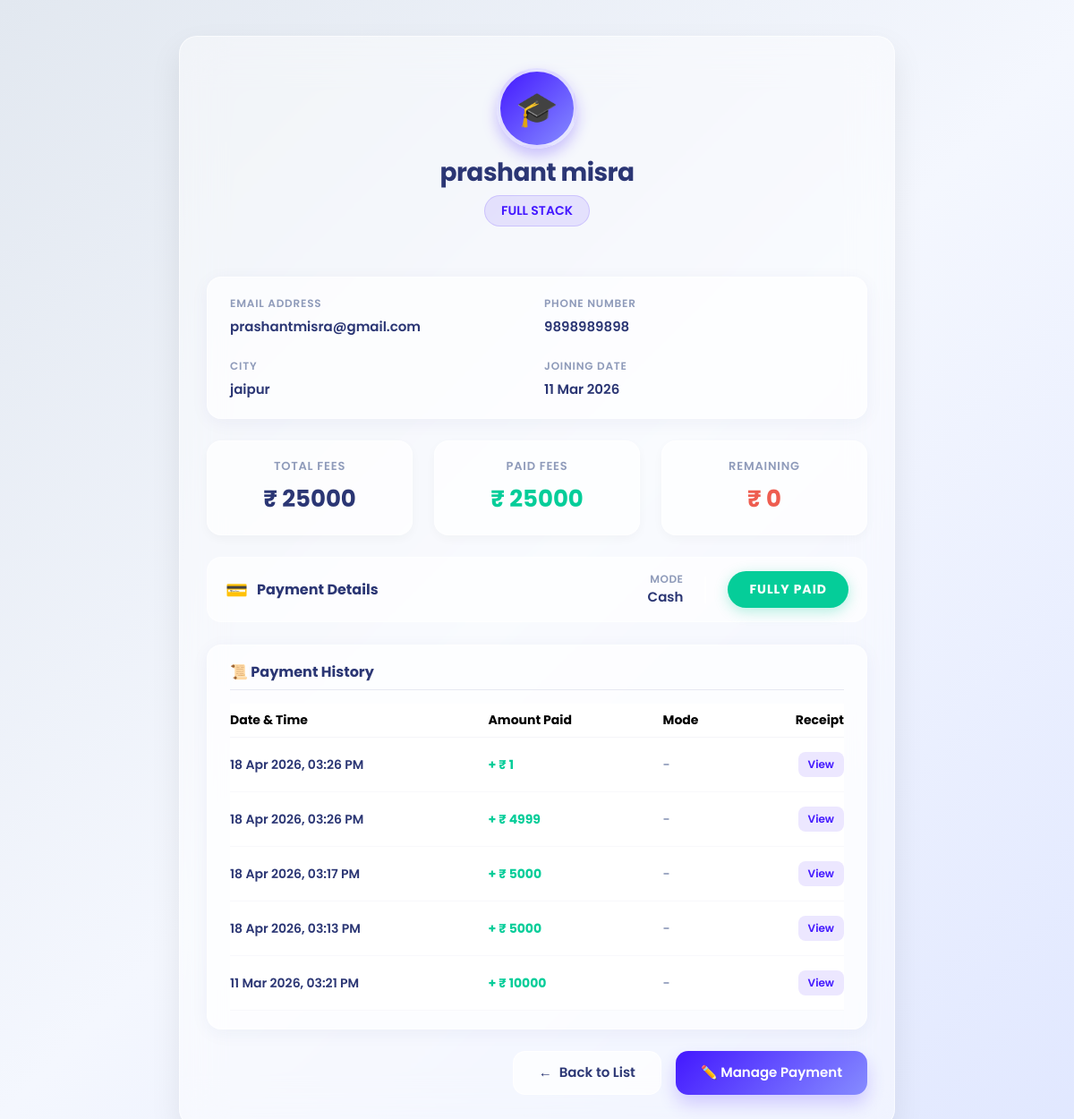
The page /student/view/100/ on the database its author committed.
### appname/models.py (models this page shows, shortened)
class Student(models.Model):
    FNAME = models.CharField(max_length=50)
    LNAME = models.CharField(max_length=50)
    BIRTHDAY = models.DateField(null=True, blank=True)
    GENDER = models.CharField(max_length=10, blank=True)
    EMAIL = models.EmailField(unique=False)
    PHONE = models.CharField(max_length=10, blank=True)
    ADDRESS = models.CharField(max_length=200, blank=True)
    CITY = models.CharField(max_length=50, blank=True)
    COLLEGENAME = models.CharField(max_length=100, blank=True)
    QUALIFICATION = models.CharField(max_length=50, blank=True, null=True)
    BRANCH = models.CharField(max_length=50, blank=True)
    PASSING_YEAR = models.CharField(max_length=10, blank=True)
    TECHNOLOGY = models.CharField(max_length=50, blank=True)
    STATUS_CHOICES = [
        ('visiting', 'Visiting'),
        ('adjoining', 'Adjoining'),
        ('pending', 'Pending'),
        ('rejected', 'Rejected'),
    ]
    status = models.CharField(
        max_length=20,
        choices=STATUS_CHOICES,
        default='visiting'
    )
    visiting_at = models.DateTimeField(auto_now_add=True)
    joining_at = models.DateTimeField(null=True, blank=True)
    COURSE_CHOICES = [
        ('python', 'Python'),
        ('django', 'Django'),
        ('fullstack', 'Full Stack'),
    ]
    course = models.CharField(
        max_length=50,
        choices=COURSE_CHOICES,
        null=True,
        blank=True
    )
    total_fees = models.IntegerField(null=True, blank=True)
    paid_fees = models.IntegerField(default=0)
    remaining_fees = models.IntegerField(null=True, blank=True)
    payment_method = models.CharField(max_length=50, null=True, blank=True)

class Installment(models.Model):
    student = models.ForeignKey(Student, on_delete=models.CASCADE, related_name="installments")
    amount = models.IntegerField()
    payment_date = models.DateTimeField(auto_now_add=True)
    payment_method = models.CharField(max_length=50, null=True, blank=True)

### appname/views.py (the view)
# urls.py: path('student/view/<int:id>/', views.student_view, name='student_view'),
def student_view(request, id):
    student = get_object_or_404(Student, id=id)
    return render(request, 'student_view.html', {'s': student})

### templates/student_view.html (shortened to what this page needs)
{% load static %}
<!DOCTYPE html>
<html lang="en">
<head>
    <link href="https://cdn.jsdelivr.net/npm/bootstrap@5.3.3/dist/css/bootstrap.min.css" rel="stylesheet">
</head>
<body>
<div class="glass-container">
    <div class="profile-header">
        <div class="profile-avatar">
            🎓
        </div>
        <h3>{{ s.FNAME }} {{ s.LNAME }}</h3>
        <p>{{ s.course|default:"No Course Assigned" }}</p>
    </div>
    <div class="glass-card mb-4">
        <div class="row g-3">
            <div class="col-sm-6 mb-2">
                <div class="info-label">Email Address</div>
                <div class="info-value">{{ s.EMAIL }}</div>
            </div>
            <div class="col-sm-6 mb-2">
                <div class="info-label">Phone Number</div>
                <div class="info-value">{{ s.PHONE }}</div>
            </div>
            <div class="col-sm-6">
                <div class="info-label">City</div>
                <div class="info-value">{{ s.CITY }}</div>
            </div>
            <div class="col-sm-6">
                <div class="info-label">Joining Date</div>
                <div class="info-value">{{ s.joining_at|date:"d M Y" }}</div>
            </div>
        </div>
    </div>
    <div class="row g-4 mb-4">
        <div class="col-md-4">
            <div class="summary-box">
                <h5>Total Fees</h5>
                <div class="amount total">₹ {{ s.total_fees|default:"0" }}</div>
            </div>
        </div>
        <div class="col-md-4">
            <div class="summary-box">
                <h5>Paid Fees</h5>
                <div class="amount paid">₹ {{ s.paid_fees|default:"0" }}</div>
            </div>
        </div>
        <div class="col-md-4">
            <div class="summary-box">
                <h5>Remaining</h5>
                <div class="amount remaining">₹ {{ s.remaining_fees|default:"0" }}</div>
            </div>
        </div>
    </div>
    <div class="status-container">
        <div class="d-flex flex-column gap-1">
            <div class="status-label"><span>💳</span> Payment Details</div>
        </div>
        <div class="d-flex align-items-center gap-4">
            <div class="text-end d-none d-sm-block">
                <div style="font-size: 12px; color: #8f9bba; font-weight: 600; text-transform: uppercase; letter-spacing: 0.5px;">Mode</div>
                <div style="font-weight: 600; color: #2b3674; font-size: 15px; text-transform: capitalize;">{{ s.payment_method|default:"-" }}</div>
            </div>
            <div style="border-left: 2px solid rgba(255,255,255,0.8); height: 30px;" class="d-none d-sm-block"></div>
            <div>
                {% if s.remaining_fees == 0 %}
                    <span class="status-badge badge-paid">Fully Paid</span>
                {% elif s.paid_fees == 0 %}
                    <span class="status-badge badge-pending">Pending</span>
                {% else %}
                    <span class="status-badge badge-partial">Partial</span>
                {% endif %}
            </div>
        </div>
    </div>
    {% if s.installments.all %}
    <div class="glass-card mt-3 mb-4">
        <h5 style="font-weight: 700; color: #2b3674; font-size: 16px; margin-bottom: 15px; border-bottom: 1px solid rgba(43,54,116,0.1); padding-bottom: 10px;">📜 Payment History</h5>
        <div class="table-responsive">
            <table class="table table-borderless align-middle" style="margin: 0; font-size: 14px;">
                <thead style="border-bottom: 1px solid rgba(43,54,116,0.05); color: #8f9bba;">
                    <tr>
                        <th class="ps-0 py-2">Date & Time</th>
                        <th class="py-2">Amount Paid</th>
                        <th class="py-2">Mode</th>
                        <th class="text-end pe-0 py-2">Receipt</th>
                    </tr>
                </thead>
                <tbody>
                    {% for inst in s.installments.all|dictsortreversed:"payment_date" %}
                    <tr style="border-bottom: 1px solid rgba(43,54,116,0.03);">
                        <td class="ps-0 py-3 fw-semibold" style="color: #2b3674;">{{ inst.payment_date|date:"d M Y, h:i A" }}</td>
                        <td class="py-3 fw-bold" style="color: #05cd99;">+ ₹ {{ inst.amount }}</td>
                        <td class="py-3 fw-semibold" style="color: #8f9bba; text-transform: capitalize;">{{ inst.payment_method|default:"-" }}</td>
                        <td class="text-end pe-0 py-3">
                            <a href="{% url 'generate_receipt' inst.id %}" target="_blank" class="btn btn-sm" style="background: rgba(67, 24, 255, 0.1); color: #4318ff; border-radius: 8px; font-weight: 600; font-size: 12px; padding: 4px 10px;">View</a>
                        </td>
                    </tr>
                    {% endfor %}
                </tbody>
            </table>
        </div>
    </div>
    {% endif %}
    <div class="d-flex justify-content-end gap-3 mt-4">
        <a href="/JoiningStudents/" class="btn-modern btn-back">
            <span>←</span> Back to List
        </a>
        <a href="{% url 'student_edit' s.id %}" class="btn-modern btn-primary-custom">
            ✏️ Manage Payment
        </a>
    </div>
</div>
</body>
</html>

### templates/student_view.html (style rules this page uses)
body { background-color: #f4f7fe; background-image: linear-gradient(135deg, #e2e8f0 0%, #f4f7fe 50%, #e0e7ff 100%); background-attachment: fixed; font-family: "Poppins", sans-serif; color: #2b3674; min-height: 100vh; display: flex; align-items: center; justify-content: center; padding: 40px 20px; }
.glass-container { width: 100%; max-width: 800px; background: rgba(255, 255, 255, 0.45); backdrop-filter: blur(24px); -webkit-backdrop-filter: blur(24px); border: 1px solid rgba(255, 255, 255, 0.6); border-radius: 20px; padding: 35px 30px; box-shadow: 0 15px 35px rgba(0, 0, 0, 0.08); }
.profile-header { text-align: center; margin-bottom: 40px; position: relative; }
.profile-avatar { width: 90px; height: 90px; background: linear-gradient(135deg, #4318ff 0%, #868cff 100%); color: #fff; border-radius: 50%; display: inline-flex; align-items: center; justify-content: center; font-size: 38px; margin-bottom: 10px; box-shadow: 0 8px 16px rgba(67, 24, 255, 0.25); border: 4px solid rgba(255, 255, 255, 0.8); transition: transform 0.3s ease; }
.profile-header h3 { margin: 0; font-weight: 700; color: #2b3674; letter-spacing: -0.5px; font-size: 28px; }
.profile-header p { color: #4318ff; font-weight: 600; margin-top: 8px; background: rgba(67, 24, 255, 0.1); border: 1px solid rgba(67, 24, 255, 0.15); display: inline-block; padding: 6px 18px; border-radius: 20px; font-size: 14px; }
.glass-card { background: rgba(255, 255, 255, 0.65); border-radius: 16px; padding: 20px 25px; box-shadow: 0 4px 20px 0 rgba(31, 38, 135, 0.05); border: 1px solid rgba(255, 255, 255, 0.6); margin-bottom: 20px; transition: transform 0.3s ease, box-shadow 0.3s ease; }
.info-label { font-weight: 600; color: #8f9bba; font-size: 12px; text-transform: uppercase; letter-spacing: 0.8px; margin-bottom: 6px; }
.info-value { font-weight: 600; color: #2b3674; font-size: 15px; word-wrap: break-word; }
.summary-box { background: rgba(255, 255, 255, 0.7); border-radius: 16px; padding: 20px 15px; text-align: center; border: 1px solid rgba(255, 255, 255, 0.6); box-shadow: 0 4px 12px rgba(0,0,0,0.03); transition: all 0.3s ease; height: 100%; }
.summary-box h5 { margin-bottom: 10px; font-size: 13px; font-weight: 600; color: #8f9bba; text-transform: uppercase; letter-spacing: 0.8px; }
.amount { font-size: 26px; font-weight: 700; }
.amount.total { color: #2b3674; }
.amount.paid { color: #05cd99; }
.amount.remaining { color: #ee5d50; }
.status-container { display: flex; align-items: center; justify-content: space-between; background: rgba(255, 255, 255, 0.65); border-radius: 16px; padding: 15px 20px; margin-bottom: 25px; border: 1px solid rgba(255, 255, 255, 0.6); transition: all 0.3s ease; }
.status-label { font-weight: 700; color: #2b3674; font-size: 16px; display: flex; align-items: center; gap: 10px; }
.status-label span { font-size: 20px; }
.status-badge { padding: 10px 24px; border-radius: 30px; font-size: 14px; font-weight: 700; text-transform: uppercase; letter-spacing: 1px; box-shadow: 0 4px 10px rgba(0,0,0,0.05); display: inline-block; }
.badge-paid { background: #05cd99; color: #ffffff; box-shadow: 0 4px 15px rgba(5, 205, 153, 0.3); }
.btn-modern { border-radius: 14px; padding: 12px 28px; font-weight: 600; font-size: 15px; transition: all 0.3s ease; text-decoration: none; display: inline-flex; align-items: center; justify-content: center; gap: 8px; }
.btn-back { background: rgba(255, 255, 255, 0.7); color: #2b3674; border: 1px solid rgba(255, 255, 255, 0.9); }
.btn-primary-custom { background: linear-gradient(135deg, #4318ff 0%, #868cff 100%); color: #ffffff; box-shadow: 0 10px 20px rgba(67, 24, 255, 0.2); border: none; }

### rows shown on the page
Student: FNAME "prashant", LNAME "misra", course "FULL STACK", EMAIL "prashantmisra@gmail.com", PHONE "9898989898", CITY "jaipur", joining_at "11 Mar 2026", total_fees "25000", paid_fees "25000", remaining_fees "0", payment_method "Cash"
Installment: payment_date "18 Apr 2026, 03:26 PM", amount "1", payment_method "-"
Installment: payment_date "18 Apr 2026, 03:26 PM", amount "4999", payment_method "-"
Installment: payment_date "18 Apr 2026, 03:17 PM", amount "5000", payment_method "-"
Installment: payment_date "18 Apr 2026, 03:13 PM", amount "5000", payment_method "-"
Installment: payment_date "11 Mar 2026, 03:21 PM", amount "10000", payment_method "-"
